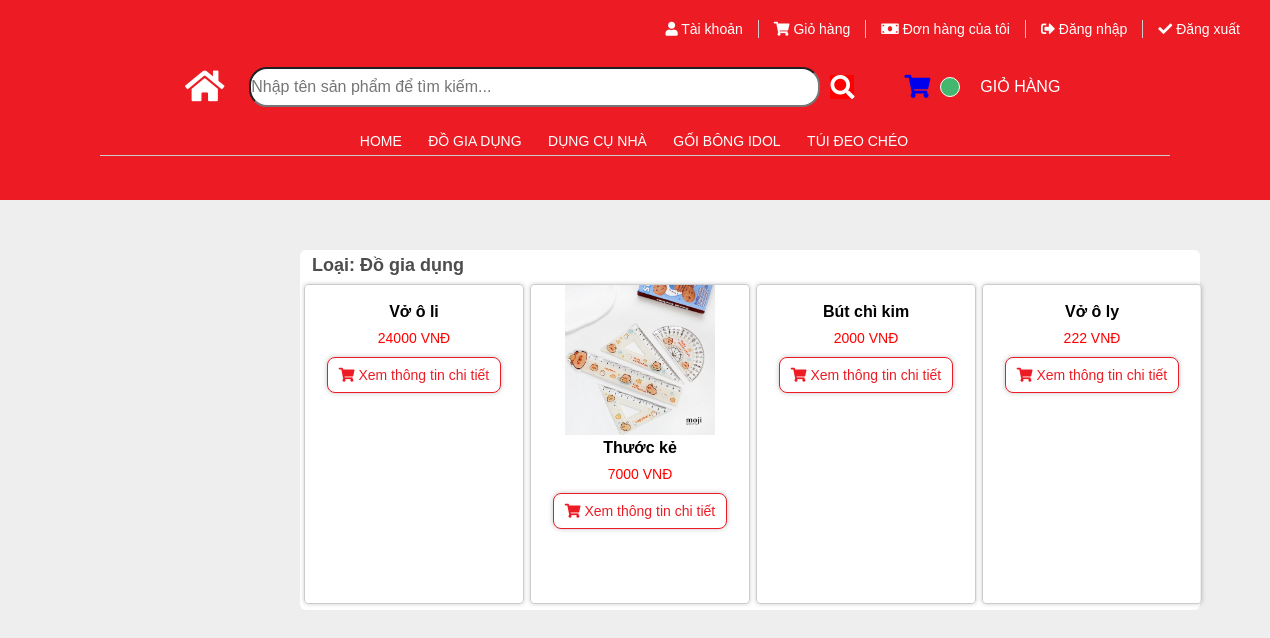
The app's page /HomeUser/ShowByCategory/28 with its own data.
### tables this page shows
CREATE TABLE `tbl_loai_sp` (
  `id_loaisp` int(11) NOT NULL,
  `tenloaisp` varchar(255) NOT NULL
);

CREATE TABLE `tblsanpham` (
  `id_sanpham` int(11) NOT NULL,
  `tensp` varchar(255) NOT NULL,
  `loaisp_id` int(11) NOT NULL,
  `giasp` float NOT NULL,
  `khuyenmai` float NOT NULL,
  `anhsp` varchar(255) NOT NULL,
  `soluong` int(11) NOT NULL,
  `chitiet_sp` text NOT NULL,
  `id_NCC` int(11) NOT NULL
);

### mvc/core/Controller.php (called while the page is built, shortened)
<?php
    class Controller{
        public function viewUser($view, $data=[], $dataheader = []){
            require_once "./mvc/views/Customer/".$view.".php";
        }
    }
?>

### mvc/controllers/HomeUser.php (called while the page is built, shortened)
<?php
class HomeUser extends Controller
{
    function ShowByCategory($id_loaisp)
    {
        $sanphamusermodel = $this->model("SanPhamUserModel");
        $allLoai =  $Loai = $sanphamusermodel->ListCategories();
        $Loai = $sanphamusermodel->CategoriesProduct($id_loaisp);
        $Sp = [];
        while ($row = mysqli_fetch_assoc($Loai)) {
            $listProducts = $sanphamusermodel->ListProductByCategries($row['id_loaisp']);
            $Sp[] = [
                "Loai" => $row['tenloaisp'],
                "id_loaisp" =>   $row['id_loaisp'],
                "sanpham" => $listProducts
            ];
        }
        $this->viewUser("SanPhamLoai", [
            "Sp" => $Sp
        ], [
            "loaisp" => $allLoai
        ]);
    }
}

### mvc/core/App.php (called while the page is built, shortened)
<?php
class App{
    protected $action="SayHi";
    function __construct(){
        $arr = $this->UrlProcess();
        if( file_exists("./mvc/controllers/".$arr[0].".php") ){
            unset($arr[0]);
        }
        $this->controller = new $this->controller;
        if(isset($arr[1])){
            if( method_exists( $this->controller , $arr[1]) ){
                $this->action = $arr[1];
            }
            unset($arr[1]);
        }
        $this->params = $arr?array_values($arr):[];
        call_user_func_array([$this->controller, $this->action], $this->params );
    }
    function UrlProcess(){
        if( isset($_GET["url"]) ){
            return explode("/", filter_var(trim($_GET["url"], "/")));
        }
    }
}
?>

### index.php (called while the page is built, shortened)
<?php
    $myApp = new App();
?>

### mvc/core/DB.php (called while the page is built, shortened)
<?php
    class DB{
        protected $servername = "localhost";
        protected $username = "root";
        protected $password = "";
        function __construct(){
            $this->con = mysqli_connect($this->servername, $this->username, $this->password);
        }
    }
?>

### mvc/models/SanPhamUserModel.php (called while the page is built, shortened)
<?php
class SanPhamUserModel extends DB {
    public function ListCategories(){
        $sql = "SELECT * FROM tbl_loai_sp";
        return $result = mysqli_query($this->con,$sql);
    }
    public function ListProductByCategries($id_loaisp){
        $sql = "SELECT * FROM tblsanpham WHERE loaisp_id='" . $id_loaisp . "'";
        return $result = mysqli_query($this->con,$sql);
    }
    public function CategoriesProduct($id_loaisp){
        $sql = "SELECT * FROM tbl_loai_sp WHERE id_loaisp = '" . $id_loaisp . "'";
        return $result = mysqli_query($this->con,$sql);
    }
}
?>

### mvc/views/Customer/SanPhamLoai.php (the view, shortened to what this page needs)
<?php
include 'header.php';
?>
<head>
    <link rel="stylesheet" href="https://pro.fontawesome.com/releases/v5.10.0/css/all.css">
    <link rel="stylesheet" href="../../public/css/Search2.css">
    <link rel="stylesheet" href="../../public/css/header2.css">
</head>
    <?php
foreach ($data["Sp"] as $item) {
    echo "<div class='main-index'>
            <div class='table-sanpham'>
                <div class='header-product'>
                    <div class='info'><p>Loại: " . $item['Loai'] . "</p></div>
                </div>
                <table>
                    <tbody>
                        <tr>";
    $sanphamResult = $item['sanpham'];
    if (mysqli_num_rows($sanphamResult) > 0) {
        $count = 0;
        while ($row = mysqli_fetch_assoc($sanphamResult)) {
            $count++;
            echo "<td>
                    <div class='item-product'>
                        <a href='/CHVanPhongPham/HomeUser/ShowDetailProduct/". $row['id_sanpham']."'>
                            <img src='../../public/image/" . $row['anhsp'] . "' alt='' width='150px;'> <br>
                            <p class='item-tensp'>" . $row['tensp'] . "</p><br>
                            <span class='item-giasp'>" . $row['giasp'] . " VNĐ</span>
                            <button class='btn-addCart' name='btn-addCart'>
                                <i class='fas fa-shopping-cart'></i>
                                Xem thông tin chi tiết
                            </button>
                        </a>
                    </div>
                </td>";
            if ($count == 4) { break; }
        }
    } else {
        echo "<td colspan='4'>Không có sản phẩm nào.</td>";
    }
    echo "</tr>
            </tbody>
            </table>
            </div>
            </div>";
}
    ?>
</body>
</html>

### mvc/views/Customer/header.php (shortened to what this page needs)
<!DOCTYPE html>
<html lang="en">
<head>
    <link rel="stylesheet" href="https://pro.fontawesome.com/releases/v5.10.0/css/all.css">
    <link rel="stylesheet" href="http://localhost/CHVanPhongPham/public/css/header2.css">
    <link rel="stylesheet" href="http://localhost/CHVanPhongPham/public/css/main-index.css">
    <link rel="stylesheet" href="http://localhost/CHVanPhongPham/public/css/Search2.css">
</head>
<body>
    <div id="header">
        <div class="header-list1">
            <ul>
                <li>
                    <a href="#">
                        <i class="fas fa-user"></i>
                        Tài khoản
                    </a>
                </li>
                <li>
                    <a href="cart.php">
                        <i class="fas fa-shopping-cart"></i>
                        Giỏ hàng
                    </a>
                </li>
                <li>
                    <a href="/CHVanPhongPham/HomeController/myOrders">
                        <i class="fas fa-money-bill"></i>
                        Đơn hàng của tôi
                </li>
                <?php
                if ($_SESSION['ten_User'] == null) {
                    echo "<li>
                        <a href='/CHVanPhongPham/Login/login'>
                            <i class='fas fa-sign-out-alt'></i>
                            Đăng nhập
                        </a>
                        </li>";
                } else {
                    echo "<li>
                        " . $_SESSION['ten_User'] . "
                        </li>";
                }
                ?>
                <li>
                    <a href="/CHVanPhongPham/Login/login/">
                        <i class="fas fa-check"></i>
                        Đăng xuất
                    </a>
                </li>
            </ul>
        </div>
        <div class="header-list2">
            <div class="header-list2-icon">
                <a class="icon1" href="/CHVanPhongPham/HomeUser/"><i class="fas fa-home"></i></a>
            </div>
            <div class="header-list2-search">
                <form class="header-list2-search" method="post">
                    <input class="search" name="txt-search" type="text" placeholder="Nhập tên sản phẩm để tìm kiếm...">
                    <button class="btn-search" name="btn-search">
                        <i class="fas fa-search"></i>
                    </button>
                </form>
            </div>
            <div class="header-list2-cart">
                <a href="http://localhost/CHVanPhongPham/HomeController/viewCart"><i class="fas fa-shopping-cart"></i></a>
                <p class="info-cart">
                </p>
                <p class="name">GIỎ HÀNG</p>
            </div>
        </div>
        <div class="header-list3">
            <ul class="nav">
                <li class="loai-danhmuc"><a href="/CHVanPhongPham/HomeUser/">Home</a></li>
                <?php
                if (!empty($dataheader["loaisp"])) {
                    foreach ($dataheader["loaisp"] as $row) {
                ?>
                        <li class="loai-danhmuc">
                            <a href="/CHVanPhongPham/HomeUser/ShowByCategory/<?php echo $row['id_loaisp']; ?>">
                                <?php echo $row['tenloaisp']; ?>
                            </a>
                        </li>
                <?php
                    }
                }
                ?>
            </ul>
        </div>
    </div>

### public/css/header2.css (style rules this page uses)
* { padding: 0; margin: 0; box-sizing: border-box; }
html { font-size: 16px; font-family: Arial, Helvetica, sans-serif; color: #fff; }
ul { list-style: none; }
body { width: 1160px; height: 200px; text-align: center; display: inline-block; }
#header { height: 200px; background-color: rgb(237, 28, 36); position: fixed; top: 0; left: 0; right: 0; z-index: 1; }
.header-list1 { width: 100%; margin-top: 20px; margin-right: 60px; display: inline-block; }
.header-list1 ul { float: right; }
.header-list1 li { float: left; margin-right: 15px; border-right: #ccc solid 1px; padding-right: 15px; }
.header-list1 li:last-child { border: none; }
.header-list1 a { color: #fff; font-size: 14px; font-weight: 600px; text-decoration: none; }
.header-list2 { display: flex; height: 50px; align-items: center; margin: 0px 180px; margin-top: 20px; }
.header-list2 .icon1 { color: #fff; }
.header-list2 .header-list2-icon { color: #fff !important; font-size: 35px; flex-grow: 1; cursor: pointer; margin-right: 20px; }
.header-list2-search { display: flex; flex-grow: 6; width: 60%; align-items: center; }
.header-list2-search .search { font-size: 16px; width: 100%; height: 40px; border-radius: 18px; margin-right: 10px; }
.header-list2-search .btn-search { background-color: red; color: #fff; border: none; }
.header-list2-search .fa-search { font-size: 24px; cursor: pointer; }
.header-list2-cart { display: flex; flex-grow: 3; margin-left: 50px; align-items: center; }
.header-list2-cart .fa-shopping-cart { font-size: 23px; margin-right: 10px; cursor: pointer; }
.header-list2-cart .info-cart { width: 20px; height: 20px; line-height: 20px !important; background-color: #42b76d; font-size: 13px; border: #fff solid 1px; border-radius: 50%; margin-right: 20px; text-align: center; color: #fff; }
.header-list3 { display: block; margin: 0px 100px; border-bottom: #ccc 0.4px solid; margin-top: 20px; }
.header-list3 .nav { display: inline-block; margin-bottom: 5px; }
.header-list3 .nav .loai-danhmuc { display: inline-block; position: relative; padding: 0 10px; }
.nav .loai-danhmuc a { color: #fff; font-weight: 500; text-transform: uppercase; font-size: 14px; padding-bottom: 5px; margin-right: 2px; font-weight: 500; text-decoration: none; }

### public/css/main-index.css (style rules this page uses)
body { width: 1160px; margin: 0; background-color: #efeeee; }
.main-index { margin: 30px 180px; left: 120px !important; width: 900px; height: 360px; background-color: #fff; display: inline-block; position: relative; top: 200px; color: #000; border-radius: 6px; }
.table-sanpham { display: block; }
.header-product { position: relative; display: flex; padding: 10px; height: 30px; align-items: center; margin: 0 2px; }
.header-product .info { font-size: 14px; font-weight: 600; }
.item-product { position: relative; font-size: 16px; border: #ccc solid 0.4px; box-shadow: 0 0 4px rgba(0,0,0,0.2); padding-bottom: 20px; border-radius: 4px; margin: 0px 2px 0 2px; }
.item-product a { text-decoration: none; }
.item-product .item-tensp { font-size: 16px; font-weight: 600; color: #000; }
.item-product .item-giasp { position: relative; top: -10px; font-size: 14px; color: red; margin-bottom: 20px; }
.item-product .btn-addCart { height: 36px; transition: all 0.35s ease-in-out 0s; border: 1px solid rgb(237, 28, 36); cursor: pointer; text-transform: inherit; font-weight: 500; border-radius: 8px; font-size: 14px; box-shadow: rgba(153, 153, 153, 0.6) 0px 0px 5px 0px; width: 80%; align-items: center; background-color: rgb(255, 255, 255); padding: 0px; color: rgb(237, 28, 36); overflow: hidden; }

### records on screen
tbl_loai_sp: tenloaisp "ĐỒ GIA DỤNG", tenloaisp "Đồ gia dụng"
tbl_loai_sp: tenloaisp "DỤNG CỤ NHÀ"
tbl_loai_sp: tenloaisp "GỐI BÔNG IDOL"
tbl_loai_sp: tenloaisp "TÚI ĐEO CHÉO"
tblsanpham: tensp "Vở ô li", giasp "24000"
tblsanpham: anhsp (picture), tensp "Thước kẻ", giasp "7000"
tblsanpham: tensp "Bút chì kim", giasp "2000"
tblsanpham: tensp "Vở ô ly", giasp "222"
